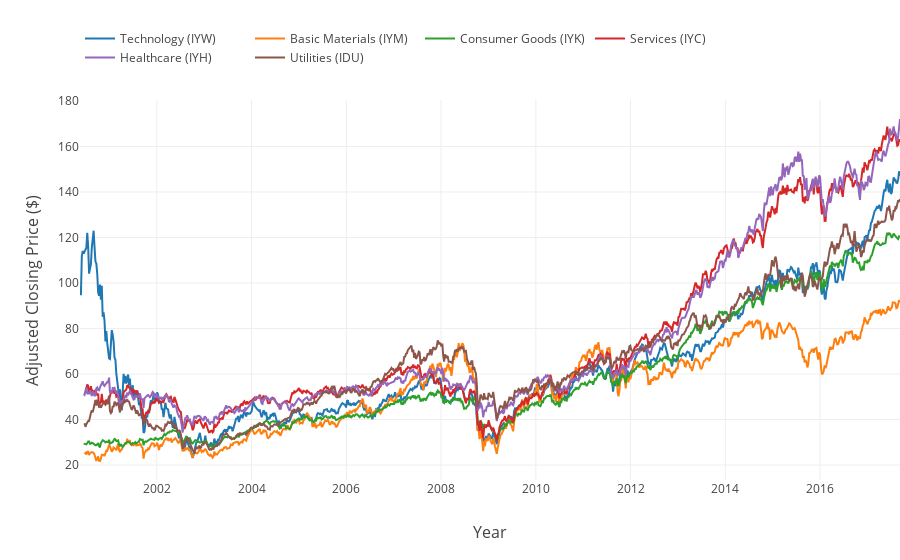

The cell this chart's notebook holds for it:
### Markdown cell above
---

Let's make a quick plot of the 6 ETFs we will be working with.

---

### Code cell
trace0 = go.Scatter(
    name='Technology (IYW)',
    x=weekly_data.index,
    y=weekly_data['Technology (IYW)']
)
trace1 = go.Scatter(
    name='Basic Materials (IYM)',
    x=weekly_data.index,
    y=weekly_data['Basic Materials (IYM)']
)
trace2 = go.Scatter(
    name='Consumer Goods (IYK)',
    x=weekly_data.index,
    y=weekly_data['Consumer Goods (IYK)']
)
trace3 = go.Scatter(
    name='Services (IYC)',
    x=weekly_data.index,
    y=weekly_data['Services (IYC)']
)
trace4 = go.Scatter(
    name='Healthcare (IYH)',
    x=weekly_data.index,
    y=weekly_data['Healthcare (IYH)']
)
trace5 = go.Scatter(
    name='Utilities (IDU)',
    x=weekly_data.index,
    y=weekly_data['Utilities (IDU)']
)

data=[trace0, trace1, trace2, trace3, trace4, trace5]

layout= go.Layout(
    xaxis=dict(
        title='Year',
        titlefont=dict(size=16)),
    yaxis=dict(
        title='Adjusted Closing Price ($)',
        titlefont=dict(size=16)),
    showlegend=True,
    legend=dict(
        font=dict(size=12),
        orientation='h',
        y=1.2),    
    margin=dict(t=100,
               r=0)
)

fig = go.Figure(data=data, layout=layout)
# change working directory to images folder
#os.chdir('C:/Users/Kenny/projects/repositories/kennfucius.github.io/images/0002-keras-ETF/')
plotly.offline.iplot(fig, filename='sectorETFs.html')

### Figure 1 — Plotly figure (JSON) as saved in the notebook; plotly's stock layout.template omitted (floating-point values rounded to 4 significant figures; data arrays with more than 128 entries replaced by an {"elided": "..."} marker saying what was removed)
{"data": [{"name": "Technology (IYW)", "type": "scatter", "uid": "1cbe194c-aeee-11e8-82e4-e442a6f8adc6", "x": {"elided": "904 str values"}, "y": {"elided": "904 float values"}}, {"name": "Basic Materials (IYM)", "type": "scatter", "uid": "1cbe194d-aeee-11e8-b8e0-e442a6f8adc6", "x": {"elided": "904 str values"}, "y": {"elided": "904 float values"}}, {"name": "Consumer Goods (IYK)", "type": "scatter", "uid": "1cbe194e-aeee-11e8-afd7-e442a6f8adc6", "x": {"elided": "904 str values"}, "y": {"elided": "904 float values"}}, {"name": "Services (IYC)", "type": "scatter", "uid": "1cbe194f-aeee-11e8-afb5-e442a6f8adc6", "x": {"elided": "904 str values"}, "y": {"elided": "904 float values"}}, {"name": "Healthcare (IYH)", "type": "scatter", "uid": "1cbe1950-aeee-11e8-a72d-e442a6f8adc6", "x": {"elided": "904 str values"}, "y": {"elided": "904 float values"}}, {"name": "Utilities (IDU)", "type": "scatter", "uid": "1cbe1951-aeee-11e8-91ed-e442a6f8adc6", "x": {"elided": "904 str values"}, "y": {"elided": "904 float values"}}], "layout": {"legend": {"font": {"size": 12}, "orientation": "h", "y": 1.2}, "margin": {"r": 0, "t": 100}, "showlegend": true, "xaxis": {"title": "Year", "titlefont": {"size": 16}}, "yaxis": {"title": "Adjusted Closing Price ($)", "titlefont": {"size": 16}}}}
